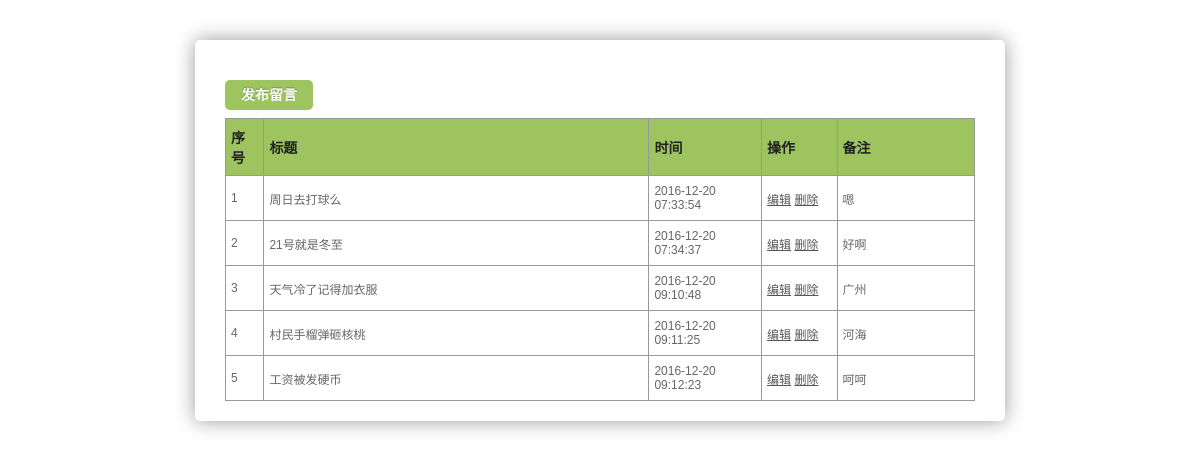
The app's page /v2/index.php with its own data.
### tables this page shows
CREATE table if NOT EXISTS `message` (
    `id` int(11) AUTO_INCREMENT COMMENT '编号',
    `title` varchar (200) COMMENT '留言标题',
    `content` text COMMENT '留言内容',
    `remark` text COMMENT '备注',
    `addtime` int(11) COMMENT '留言时间',
    `updatetime` int(11) COMMENT '更新时间',
    PRIMARY KEY(id)
);

### v2/index.php (the view, shortened to what this page needs)
<?php
$query = 'SELECT * FROM message';
$result = mysql_query($query);
$data = [];
while ( $row = mysql_fetch_assoc($result) ) {
	$data[] = $row;
}
?>
<!DOCTYPE html>
<html>
<head>
	<link rel="stylesheet" href="css/animate.min.css" >
	<link rel="stylesheet" href="css/style.css" >
</head>
<body>
	<div class="smart-green lists-box animated bounceInDown">
		<h3>
			<a href="add.php" class="add-guest">发布留言</a>
		</h3>
	    <table class="guest-table">
	    	<tr class="head-title">
	    		<th width="20px">序号</th>
	    		<th width="300px">标题</th>
	    		<th width="80px">时间</th>
	    		<th width="50px">操作</th>
					<th width="100px">备注</th>
	    	</tr>
	    	<?php foreach($data as $key=>$value){ ?>
	    	<tr>
	    		<td><?php echo $key+1;?></td>
	    		<td><?php echo $value['title'];?></td>
	    		<td><?php echo date('Y-m-d H:i:s' , $value['addtime'] );?></td>
	    		<td>
	    			<a href="show.php?id=<?php echo $value['id'];?>">编辑</a>
	    			<a href="delete.php?id=<?php echo $value['id'];?>&action=1" class="del-link">删除</a>
	    		</td>
					<td><?php echo $value['remark']; ?></td>
	    	</tr>
	    	<?php }?>
	    </table>
	</div>
</body>
</html>

### v2/css/style.css (style rules this page uses)
.smart-green { margin-left:auto; margin-right:auto; max-width: 750px; background: #F8F8F8; padding: 30px 30px 20px 30px; font: 12px Arial, Helvetica, sans-serif; color: #666; border-radius: 5px; -webkit-border-radius: 5px; -moz-border-radius: 5px; box-shadow: 0 0 20px #999; margin-top: 40px; }
.smart-green.lists-box { background:#fff; }
.smart-green .guest-table { width: 100%; border-collapse:collapse; }
.smart-green .guest-table tr.head-title { background: #9DC45F; }
.smart-green .guest-table tr th { text-align: left; font-weight: bold; font-size: 14px; color: #222; }
.smart-green .guest-table tr td , .smart-green .guest-table tr th { padding: 8px 5px; border:1px solid #999; }
.smart-green .guest-table tr td a { color: #555; }
.add-guest { text-decoration: none; border-radius: 5px; padding:7px 16px; color: #ffffff; text-shadow: 0 -1px 0 rgba(0, 0, 0, 0.25); background-color: #9DC45F; }

### records on screen
message: title "周日去打球么", addtime "2016-12-20 07:33:54", remark "嗯"
message: title "21号就是冬至", addtime "2016-12-20 07:34:37", remark "好啊"
message: title "天气冷了记得加衣服", addtime "2016-12-20 09:10:48", remark "广州"
message: title "村民手榴弹砸核桃", addtime "2016-12-20 09:11:25", remark "河海"
message: title "工资被发硬币", addtime "2016-12-20 09:12:23", remark "呵呵"
